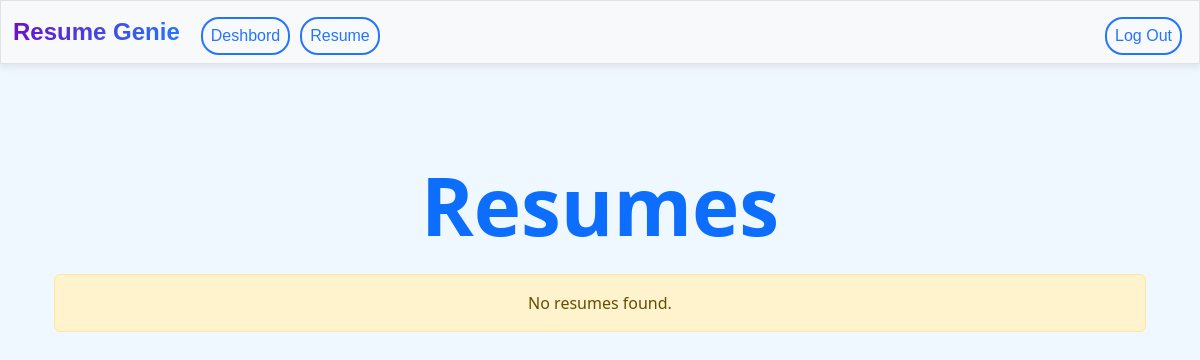
The page /resume (signed in) on the database as committed earlier.
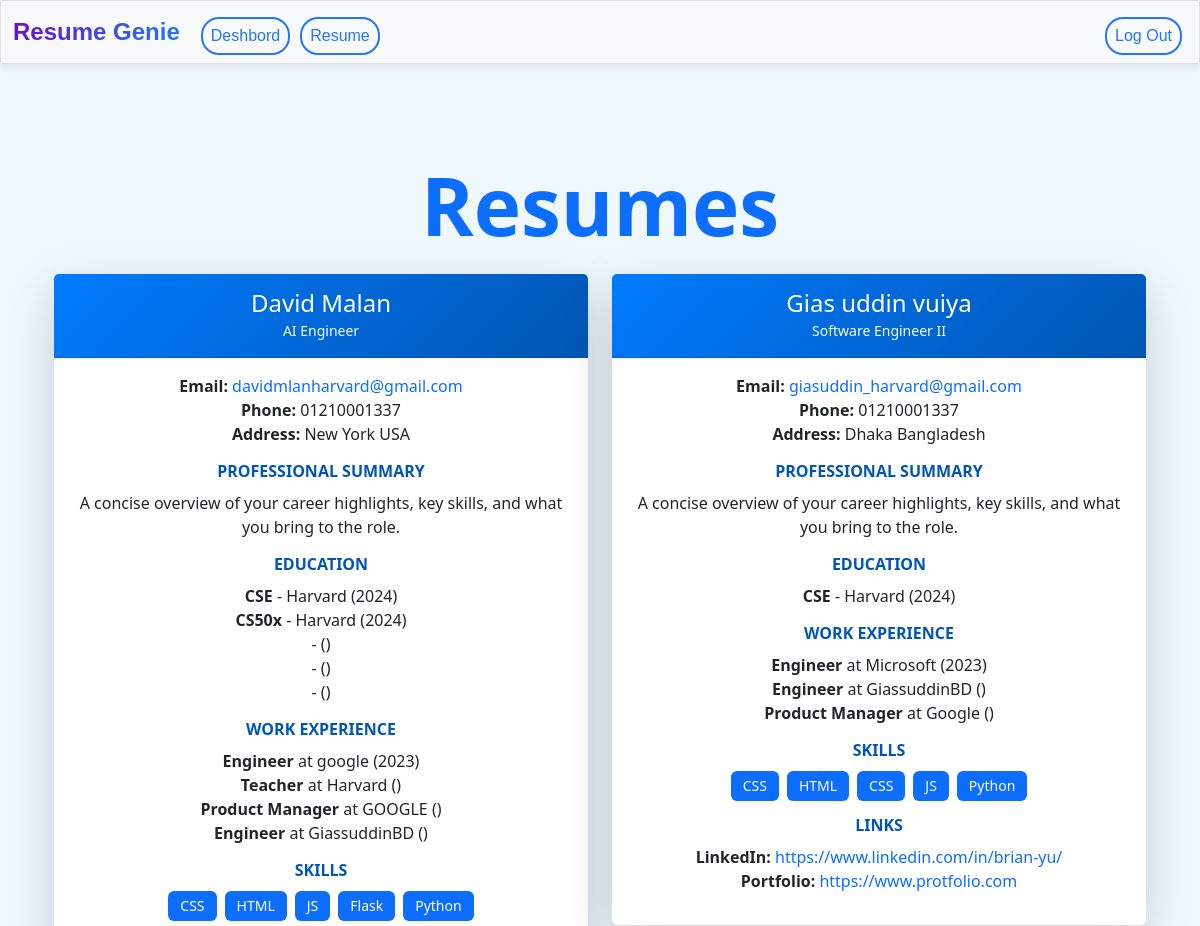
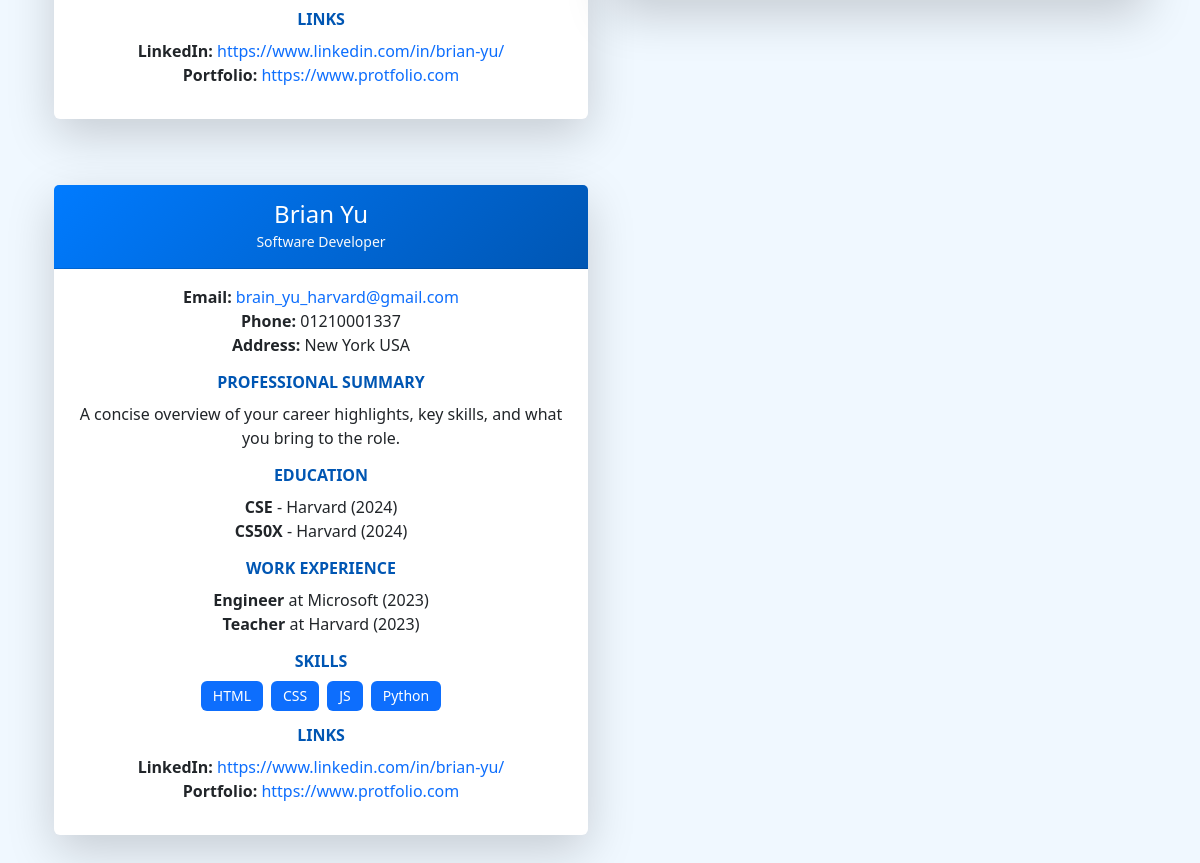
The same page on the database as committed later (2 pictures, top to bottom).
### tables this page shows
CREATE TABLE resumes(
    id INTEGER PRIMARY KEY AUTOINCREMENT,
    user_id INTEGER NOT NULL,
    title TEXT NOT NULL,
    name TEXT NOT NULL,
    email TEXT NOT NULL,
    phone TEXT,
    address TEXT,
    linkedin TEXT,
    portfolio TEXT,
    professional_summary TEXT,
    education TEXT,
    work_experience TEXT,
    skills TEXT,
    created_at TIMESTAMP DEFAULT CURRENT_TIMESTAMP,
    FOREIGN KEY (user_id) REFERENCES users(id)
);

### app.py (the view)
@app.route("/resume", methods=["GET"])
@login_required
def resume():
    try:
        user_id = session["user_id"]
        resumes = db.execute("SELECT * FROM resumes WHERE user_id = ?", user_id)
        for resume in resumes:
            if 'education' in resume and resume['education']:
                resume['education'] = json.loads(resume['education'])
            if 'work_experience' in resume and resume['work_experience']:
                resume['work_experience'] = json.loads(resume['work_experience'])
            if 'skills' in resume and resume['skills']:
                resume['skills'] = json.loads(resume['skills'])
        return render_template("resume.html", resumes=resumes)
    except Exception as e:
        app.logger.error(f"Error fetching resumes: {e}")
        flash("An error occurred while fetching resumes.")
        return render_template("resume.html", resumes=[])

### app.py (called while the page is built)
@app.after_request
def after_request(response):
    response.headers["Cache-Control"] = "no-cache, no-store, must-revalidate"
    response.headers["Expires"] = 0
    response.headers["Pragma"] = "no-cache"
    return response

### helpers.py (called while the page is built)
def login_required(f):
    @wraps(f)
    def decorated_function(*args, **kwargs):
        if session.get("user_id") is None:
            return redirect("/login")
        return f(*args, **kwargs)
    return decorated_function

### templates/resume.html (shortened to what this page needs)
{% extends "layout.html" %}
{% block main %}
<div class="container my-5">
    <h1 class="text-center mb-4 text-primary fw-bold">Resumes</h1>
    {% if resumes %}
        <div class="row g-4">
            {% for resume in resumes %}
            <div class="col-lg-6 col-md-12 resumeCol">
                <div class="card resume-card shadow-lg border-0">
                    <div class="card-header bg-gradient-primary text-white">
                        <h4 class="mb-0">{{ resume.name }}</h4>
                        <small class="text-light">{{ resume.title }}</small>
                    </div>
                    <div class="card-body">
                        <div class="resume-section">
                            <p>
                                <strong>Email:</strong>
                                <a href="mailto:{{ resume.email }}" class="text-decoration-none text-primary">{{ resume.email }}</a><br>
                                <strong>Phone:</strong> {{ resume.phone }}<br>
                                <strong>Address:</strong> {{ resume.address }}
                            </p>
                        </div>
                        <div class="resume-section">
                            <h5 class="section-title">Professional Summary</h5>
                            <p>{{ resume.professional_summary }}</p>
                        </div>
                        <div class="resume-section">
                            <h5 class="section-title">Education</h5>
                            <ul class="list-unstyled">
                                {% for edu in resume.education %}
                                <li>
                                    <strong>{{ edu.degree }}</strong> - {{ edu.institution }} ({{ edu.year }})
                                </li>
                                {% endfor %}
                            </ul>
                        </div>
                        <div class="resume-section">
                            <h5 class="section-title">Work Experience</h5>
                            <ul class="list-unstyled">
                                {% for work in resume.work_experience %}
                                <li>
                                    <strong>{{ work.role }}</strong> at {{ work.company }} ({{ work.year }})
                                </li>
                                {% endfor %}
                            </ul>
                        </div>
                        <div class="resume-section">
                            <h5 class="section-title">Skills</h5>
                            <div class="d-flex flex-wrap gap-2">
                                {% for skill in resume.skills %}
                                <span class="badge bg-primary text-white">{{ skill }}</span>
                                {% endfor %}
                            </div>
                        </div>
                        <div class="resume-section">
                            <h5 class="section-title">Links</h5>
                            <p>
                                {% if resume.linkedin %}
                                <strong>LinkedIn:</strong>
                                <a href="{{ resume.linkedin }}" target="_blank" class="text-decoration-none text-primary">{{ resume.linkedin }}</a><br>
                                {% endif %}
                                {% if resume.portfolio %}
                                <strong>Portfolio:</strong>
                                <a href="{{ resume.portfolio }}" target="_blank" class="text-decoration-none text-primary">{{ resume.portfolio }}</a>
                                {% endif %}
                            </p>
                        </div>
                    </div>
                </div>
                <div class="card-footer text-end">
                </div>
            </div>
            {% endfor %}
        </div>
    {% else %}
        <div class="alert alert-warning text-center" role="alert">
            No resumes found.
        </div>
    {% endif %}
</div>
{% endblock %}

Rows that differ between the two databases and show on the page:
added resumes: name "David Malan", title "AI Engineer", email "davidmlanharvard@gmail.com", phone "01210001337", address "New York USA", professional_summary "A concise overview of your career highlights, key skills, and what you bring to the role.", degree "CSE" "CS50x", institution "Harvard" "Harvard", year "2024" "2024", role "Engineer" "Teacher" "Product Manager" "Engineer", company "google" "Harvard" "GOOGLE" "GiassuddinBD", year "2023", skills "CSS" "HTML" "JS" "Flask" "Python", linkedin "https://www.linkedin.com/in/brian-yu/", portfolio "https://www.protfolio.com"
added resumes: name "Gias uddin vuiya", title "Software Engineer II", email "giasuddin_harvard@gmail.com", phone "01210001337", address "Dhaka Bangladesh", professional_summary "A concise overview of your career highlights, key skills, and what you bring to the role.", degree "CSE", institution "Harvard", year "2024", role "Engineer" "Engineer" "Product Manager", company "Microsoft" "GiassuddinBD" "Google", year "2023", skills "CSS" "HTML" "CSS" "JS" "Python", linkedin "https://www.linkedin.com/in/brian-yu/", portfolio "https://www.protfolio.com"
added resumes: name "Brian Yu", title "Software Developer", email "brain_yu_harvard@gmail.com", phone "01210001337", address "New York USA", professional_summary "A concise overview of your career highlights, key skills, and what you bring to the role.", degree "CSE" "CS50X", institution "Harvard" "Harvard", year "2024" "2024", role "Engineer" "Teacher", company "Microsoft" "Harvard", year "2023" "2023", skills "HTML" "CSS" "JS" "Python", linkedin "https://www.linkedin.com/in/brian-yu/", portfolio "https://www.protfolio.com"
Other text that changed with them:
text no longer shown: "No resumes found."
